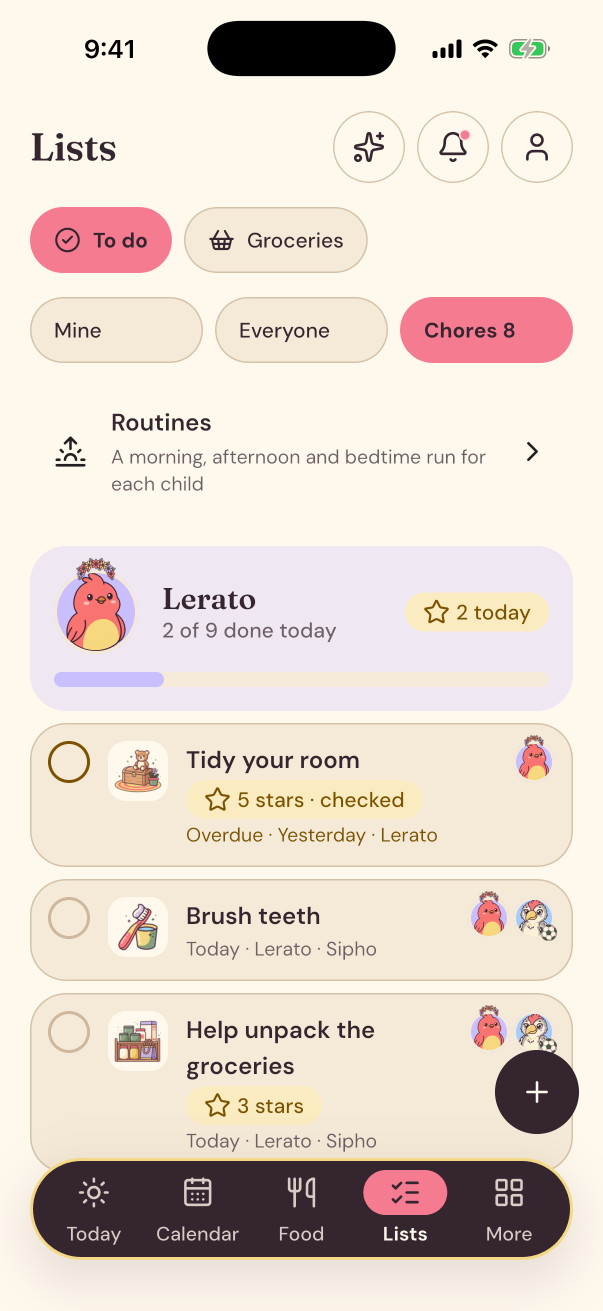
#> input picture store-assets/ios/source/raw/chores.png, 1206 x 2622 px, given in place of shark-open.png, which was not available (shown at 1/2 size)
$ python characters.py
#> lines starting #> are read from the running program, lines starting #| are printed output that depends on the picture; after the words box and inside, x2 and y2 are one past the last pixel; in counts of white or black regions, pixels touching at a corner belong together
#> (reads tools/chore-pictures/characters.json from the repository)
#> in cut_out, image is the input picture: PIL image 1206x2622 RGBA; mean R, G, B, A 228.9, 215.5, 205.9, 255
### tools/chore-pictures/process.py
import argparse
import json
import pathlib
from collections import deque

from PIL import Image, ImageFilter

HERE = pathlib.Path(__file__).resolve().parent


def is_white(pixel: tuple[int, int, int], tolerance: int) -> bool:
    return min(pixel) >= 255 - tolerance


def background_mask(image: Image.Image, tolerance: int) -> Image.Image:
#> called with tolerance = 18
    rgb = image.convert("RGB")
    width, height = rgb.size
#> width = 1206; height = 2622
    pixels = rgb.load()
    mask = Image.new("L", rgb.size, 0)
#> mask: PIL image 1206x2622 L; every value is 0
    marked = mask.load()
    queue = deque()
    for x in range(width):
        queue.extend(((x, 0), (x, height - 1)))
    for y in range(height):
        queue.extend(((0, y), (width - 1, y)))
    while queue:
        x, y = queue.popleft()
        if marked[x, y] or not is_white(pixels[x, y], tolerance):
            continue
        marked[x, y] = 255
        if x > 0:
            queue.append((x - 1, y))
        if x < width - 1:
            queue.append((x + 1, y))
        if y > 0:
            queue.append((x, y - 1))
        if y < height - 1:
            queue.append((x, y + 1))
    return mask


# [28 lines left out: function clear_enclosed, not called in this run]


def cut_out(path: pathlib.Path, tolerance: int, holes) -> Image.Image:
    image = Image.open(path).convert("RGBA")
    mask = background_mask(image, tolerance)
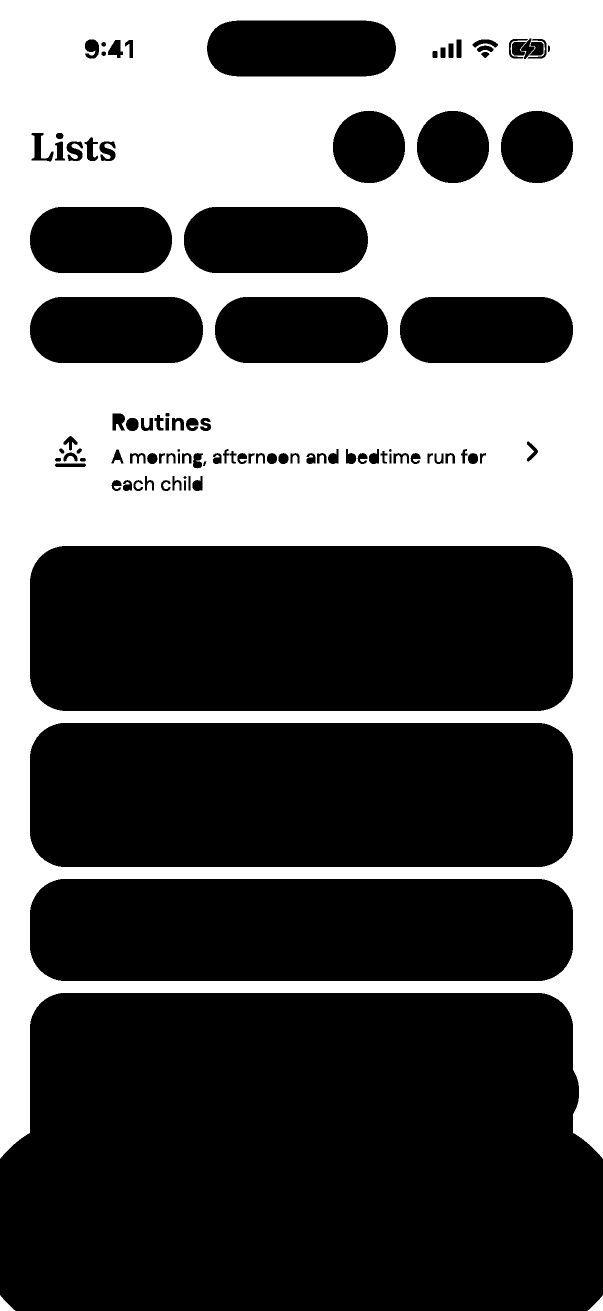
#> mask: PIL image 1206x2622 L (shown at 1/2 size); 39.1% white; 3 white regions, box (x1, y1, x2, y2) and area: (0, 0, 1206, 2318) 1234260, (0, 2590, 31, 2622) 474, (1175, 2590, 1206, 2622) 474
    if holes:
        clear_enclosed(image, mask, tolerance, holes)
    background = mask.filter(ImageFilter.MaxFilter(3))
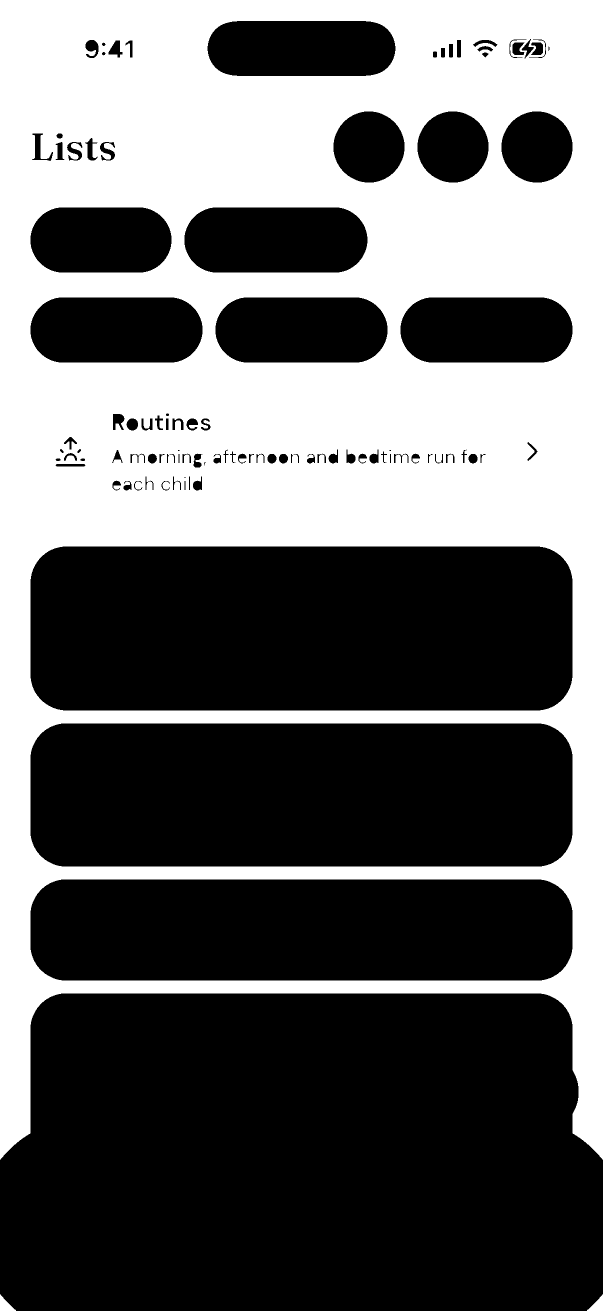
#> background: PIL image 1206x2622 L (shown at 1/2 size); 39.9% white; 3 white regions, box (x1, y1, x2, y2) and area: (0, 0, 1206, 2319) 1260648, (0, 2589, 32, 2622) 538, (1174, 2589, 1206, 2622) 538
    image.putalpha(Image.eval(background.filter(ImageFilter.GaussianBlur(1.2)), lambda v: 255 - v))
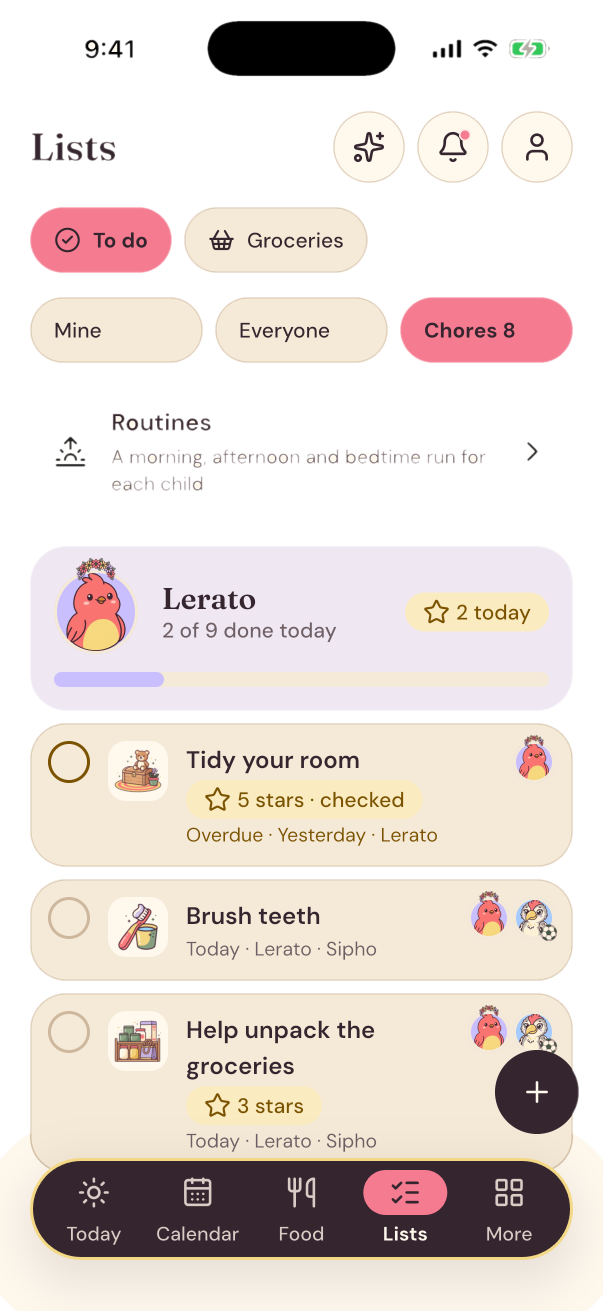
#> image: PIL image 1206x2622 RGBA (shown at 1/2 size); mean R, G, B, A 228.9, 215.5, 205.9, 153.3; transparent parts drawn white
    return image


# [34 lines left out: functions square, main, not called in this run]


# [2 lines that do not run on import are left out]

### tools/chore-pictures/characters.py
import argparse
import json
import pathlib

from PIL import Image

from process import cut_out

HERE = pathlib.Path(__file__).resolve().parent


def box_of(image: Image.Image):
    return image.getchannel("A").point(lambda v: 255 if v > 24 else 0).getbbox()


def main() -> None:
    parser = argparse.ArgumentParser()
    parser.add_argument("--raw", default=str(HERE / "work/characters/raw"))
    parser.add_argument("--out", default=str(HERE.parent.parent.parent / "NestPrep-Home/app/src/main/assets/celebration"))
    parser.add_argument("--size", type=int, default=512)
    args = parser.parse_args()
    entries = json.loads((HERE / "characters.json").read_text())
    raw, out = pathlib.Path(args.raw), pathlib.Path(args.out)
    out.mkdir(parents=True, exist_ok=True)
    cuts = {entry["id"]: cut_out(raw / f"{entry['id']}.png", 18, None) for entry in entries}
#> call 2 of cut_out, with tolerance = 18
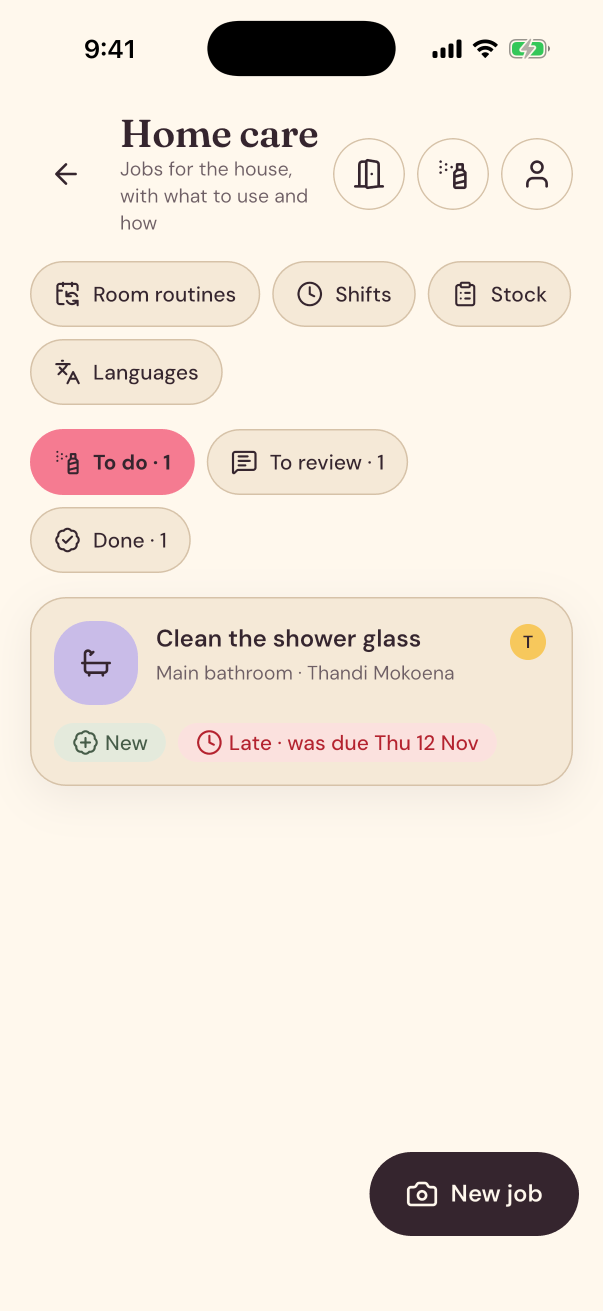
#> input picture store-assets/ios/source/raw/homecare.png, 1206 x 2622 px, given in place of shark-shut.png, which was not available (shown at 1/2 size)
#> in cut_out, image is the input picture: PIL image 1206x2622 RGBA; mean R, G, B, A 241.9, 231.9, 221.2, 255
    groups: dict[str, list[str]] = {}
    for entry in entries:
        groups.setdefault(entry.get("pose_of", entry["id"]), []).append(entry["id"])
    for ids in groups.values():
        boxes = [box_of(cuts[i]) for i in ids]
        box = (min(b[0] for b in boxes), min(b[1] for b in boxes), max(b[2] for b in boxes), max(b[3] for b in boxes))
        side = max(box[2] - box[0], box[3] - box[1])
        for i in ids:
            subject = cuts[i].crop(box)
            canvas = Image.new("RGBA", (side, side), (255, 255, 255, 0))
            canvas.paste(subject, ((side - subject.width) // 2, (side - subject.height) // 2), subject)
            canvas.resize((args.size, args.size), Image.LANCZOS).save(out / f"{i}.webp", "WEBP", quality=82, method=6)
            print("ok", i, flush=True)


if __name__ == "__main__":
#> (the run stopped early here; a loop or call above may not have finished)
